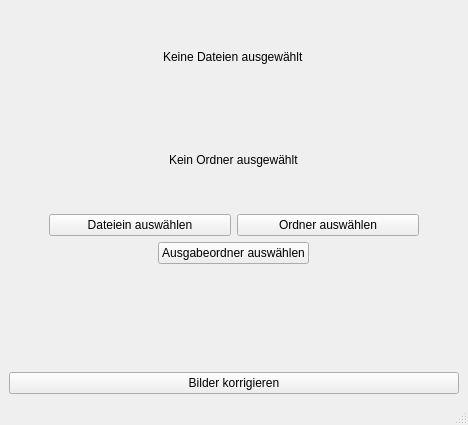
<?xml version="1.0" encoding="UTF-8"?>
<ui version="4.0">
 <class>MainWindow</class>
 <widget class="QMainWindow" name="MainWindow">
  <property name="geometry">
   <rect>
    <x>0</x>
    <y>0</y>
    <width>468</width>
    <height>425</height>
   </rect>
  </property>
  <property name="windowTitle">
   <string>MainWindow</string>
  </property>
  <widget class="QWidget" name="centralwidget">
   <layout class="QVBoxLayout" name="verticalLayout">
    <item alignment="Qt::AlignHCenter">
     <widget class="QLabel" name="file_label">
      <property name="text">
       <string>Keine Dateien ausgewählt</string>
      </property>
     </widget>
    </item>
    <item alignment="Qt::AlignHCenter">
     <widget class="QLabel" name="output_folder_label">
      <property name="text">
       <string>Kein Ordner ausgewählt</string>
      </property>
     </widget>
    </item>
    <item>
     <layout class="QHBoxLayout" name="horizontalLayout">
      <item>
       <spacer name="horizontalSpacer">
        <property name="orientation">
         <enum>Qt::Horizontal</enum>
        </property>
        <property name="sizeType">
         <enum>QSizePolicy::Fixed</enum>
        </property>
        <property name="sizeHint" stdset="0">
         <size>
          <width>40</width>
          <height>20</height>
         </size>
        </property>
       </spacer>
      </item>
      <item>
       <widget class="QPushButton" name="file_button">
        <property name="text">
         <string>Dateiein auswählen</string>
        </property>
       </widget>
      </item>
      <item>
       <widget class="QPushButton" name="folder_button">
        <property name="text">
         <string>Ordner auswählen</string>
        </property>
       </widget>
      </item>
      <item>
       <spacer name="horizontalSpacer_2">
        <property name="orientation">
         <enum>Qt::Horizontal</enum>
        </property>
        <property name="sizeType">
         <enum>QSizePolicy::Fixed</enum>
        </property>
        <property name="sizeHint" stdset="0">
         <size>
          <width>40</width>
          <height>20</height>
         </size>
        </property>
       </spacer>
      </item>
     </layout>
    </item>
    <item alignment="Qt::AlignHCenter">
     <widget class="QPushButton" name="output_folder_button">
      <property name="text">
       <string>Ausgabeordner auswählen</string>
      </property>
     </widget>
    </item>
    <item alignment="Qt::AlignHCenter|Qt::AlignVCenter">
     <widget class="QLabel" name="output_label">
      <property name="text">
       <string/>
      </property>
     </widget>
    </item>
    <item>
     <widget class="QPushButton" name="correct_rotation_button">
      <property name="text">
       <string>Bilder korrigieren</string>
      </property>
     </widget>
    </item>
   </layout>
  </widget>
  <widget class="QMenuBar" name="menubar">
   <property name="geometry">
    <rect>
     <x>0</x>
     <y>0</y>
     <width>468</width>
     <height>22</height>
    </rect>
   </property>
  </widget>
  <widget class="QStatusBar" name="statusbar"/>
 </widget>
 <resources/>
 <connections/>
</ui>
